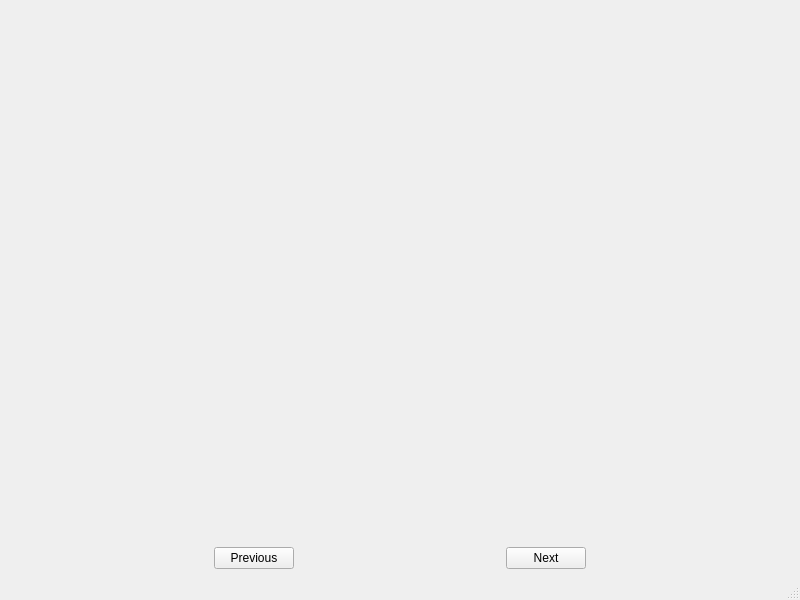
<?xml version="1.0" encoding="UTF-8"?>
<ui version="4.0">
 <class>MainWindow</class>
 <widget class="QMainWindow" name="MainWindow">
  <property name="geometry">
   <rect>
    <x>0</x>
    <y>0</y>
    <width>800</width>
    <height>600</height>
   </rect>
  </property>
  <property name="windowTitle">
   <string>MainWindow</string>
  </property>
  <widget class="QWidget" name="centralwidget">
   <layout class="QVBoxLayout" name="verticalLayout_2">
    <item>
     <layout class="QVBoxLayout" name="verticalLayout">
      <item>
       <widget class="QWidget" name="widget_img" native="true"/>
      </item>
      <item>
       <layout class="QHBoxLayout" name="horizontalLayout">
        <item>
         <spacer name="horizontalSpacer">
          <property name="orientation">
           <enum>Qt::Horizontal</enum>
          </property>
          <property name="sizeHint" stdset="0">
           <size>
            <width>40</width>
            <height>20</height>
           </size>
          </property>
         </spacer>
        </item>
        <item>
         <widget class="QPushButton" name="pushButton_previous">
          <property name="enabled">
           <bool>true</bool>
          </property>
          <property name="sizePolicy">
           <sizepolicy hsizetype="Preferred" vsizetype="Fixed">
            <horstretch>0</horstretch>
            <verstretch>0</verstretch>
           </sizepolicy>
          </property>
          <property name="minimumSize">
           <size>
            <width>0</width>
            <height>0</height>
           </size>
          </property>
          <property name="text">
           <string>Previous</string>
          </property>
         </widget>
        </item>
        <item>
         <spacer name="horizontalSpacer_2">
          <property name="orientation">
           <enum>Qt::Horizontal</enum>
          </property>
          <property name="sizeHint" stdset="0">
           <size>
            <width>40</width>
            <height>20</height>
           </size>
          </property>
         </spacer>
        </item>
        <item>
         <widget class="QPushButton" name="pushButton_next">
          <property name="sizePolicy">
           <sizepolicy hsizetype="Preferred" vsizetype="Fixed">
            <horstretch>0</horstretch>
            <verstretch>0</verstretch>
           </sizepolicy>
          </property>
          <property name="minimumSize">
           <size>
            <width>0</width>
            <height>0</height>
           </size>
          </property>
          <property name="text">
           <string>Next</string>
          </property>
         </widget>
        </item>
        <item>
         <spacer name="horizontalSpacer_3">
          <property name="orientation">
           <enum>Qt::Horizontal</enum>
          </property>
          <property name="sizeHint" stdset="0">
           <size>
            <width>40</width>
            <height>20</height>
           </size>
          </property>
         </spacer>
        </item>
       </layout>
      </item>
     </layout>
    </item>
   </layout>
  </widget>
  <widget class="QMenuBar" name="menubar">
   <property name="geometry">
    <rect>
     <x>0</x>
     <y>0</y>
     <width>800</width>
     <height>22</height>
    </rect>
   </property>
  </widget>
  <widget class="QStatusBar" name="statusbar"/>
 </widget>
 <resources/>
 <connections/>
</ui>
